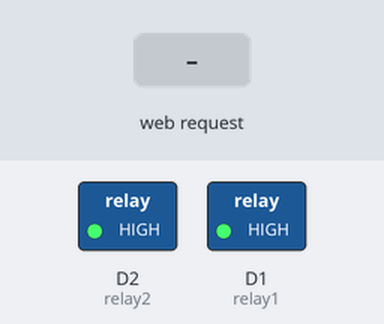
A sketch run on a simulated ESP8266 (NodeMCU). On the bench: switched loads named in the sketch (green lamp = pin HIGH). The test bench sets the inputs (shaded band). WiFi joins after 1.5 s; servers stay silent unless stated; what the sketch prints to the serial monitor is not drawn.

Above: at 2.7 s.
2.8 s: HTTP request GET /light1on received
At 3.6 s:
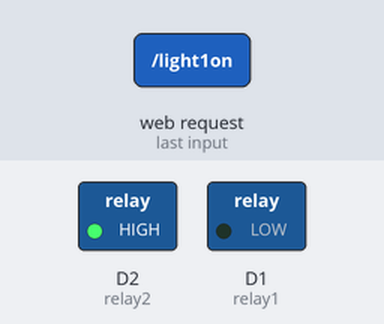
4.3 s: HTTP request GET /light2on received
At 4.7 s:
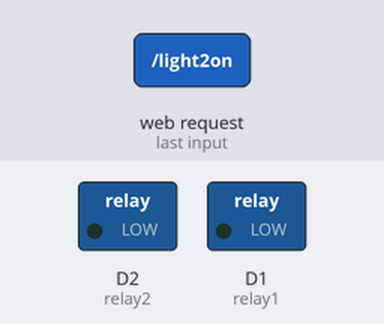
5.8 s: HTTP request GET /light1off received
At 7.0 s:
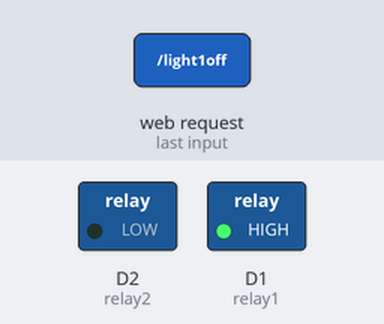
7.3 s: HTTP request GET /light2off received
At 8.2 s:
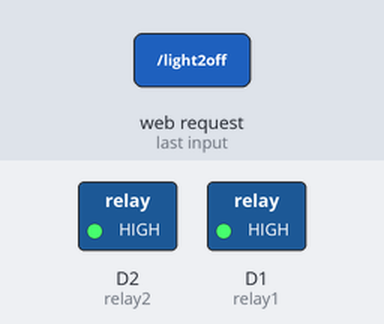
Timing chart, 0 to 9.8 s (numbered marks = the images above; inputs shaded):
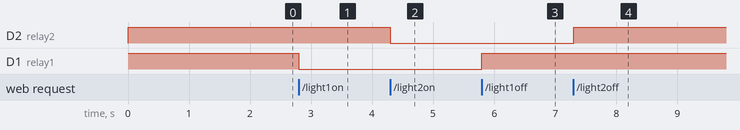

Measured:
- after the input at 2.8 s, D1 (relay1): HIGH → LOW at once
- after the input at 4.3 s, D2 (relay2): HIGH → LOW at once
- after the input at 5.8 s, D1 (relay1): LOW → HIGH at once
- after the input at 7.3 s, D2 (relay2): LOW → HIGH at once

The sketch:

smart_home.ino
```cpp
#include <ESP8266WiFi.h>

const char* ssid = "Your_WiFi_Name";
const char* password = "Your_WiFi_Password";

WiFiServer server(80);

int relay1 = D1;
int relay2 = D2;

void setup() {
  Serial.begin(115200);
  pinMode(relay1, OUTPUT);
  pinMode(relay2, OUTPUT);
  digitalWrite(relay1, HIGH);
  digitalWrite(relay2, HIGH);

  WiFi.begin(ssid, password);
  while (WiFi.status() != WL_CONNECTED) {
    delay(500);
    Serial.print(".");
  }
  Serial.println("Connected!");
  Serial.println(WiFi.localIP());
  server.begin();
}

void loop() {
  WiFiClient client = server.available();
  if (!client) return;

  String req = client.readStringUntil('\r');
  client.flush();

  if (req.indexOf("/light1on") != -1) digitalWrite(relay1, LOW);
  if (req.indexOf("/light1off") != -1) digitalWrite(relay1, HIGH);
  if (req.indexOf("/light2on") != -1) digitalWrite(relay2, LOW);
  if (req.indexOf("/light2off") != -1) digitalWrite(relay2, HIGH);

  client.println("HTTP/1.1 200 OK");
  client.println("Content-Type: text/html");
  client.println("");
  client.println("<html><body>");
  client.println("<h2>Smart Home Control</h2>");
  client.println("<a href=\"/light1on\">Light 1 ON</a><br>");
  client.println("<a href=\"/light1off\">Light 1 OFF</a><br>");
  client.println("<a href=\"/light2on\">Light 2 ON</a><br>");
  client.println("<a href=\"/light2off\">Light 2 OFF</a><br>");
  client.println("</body></html>");
  client.stop();
}
```
